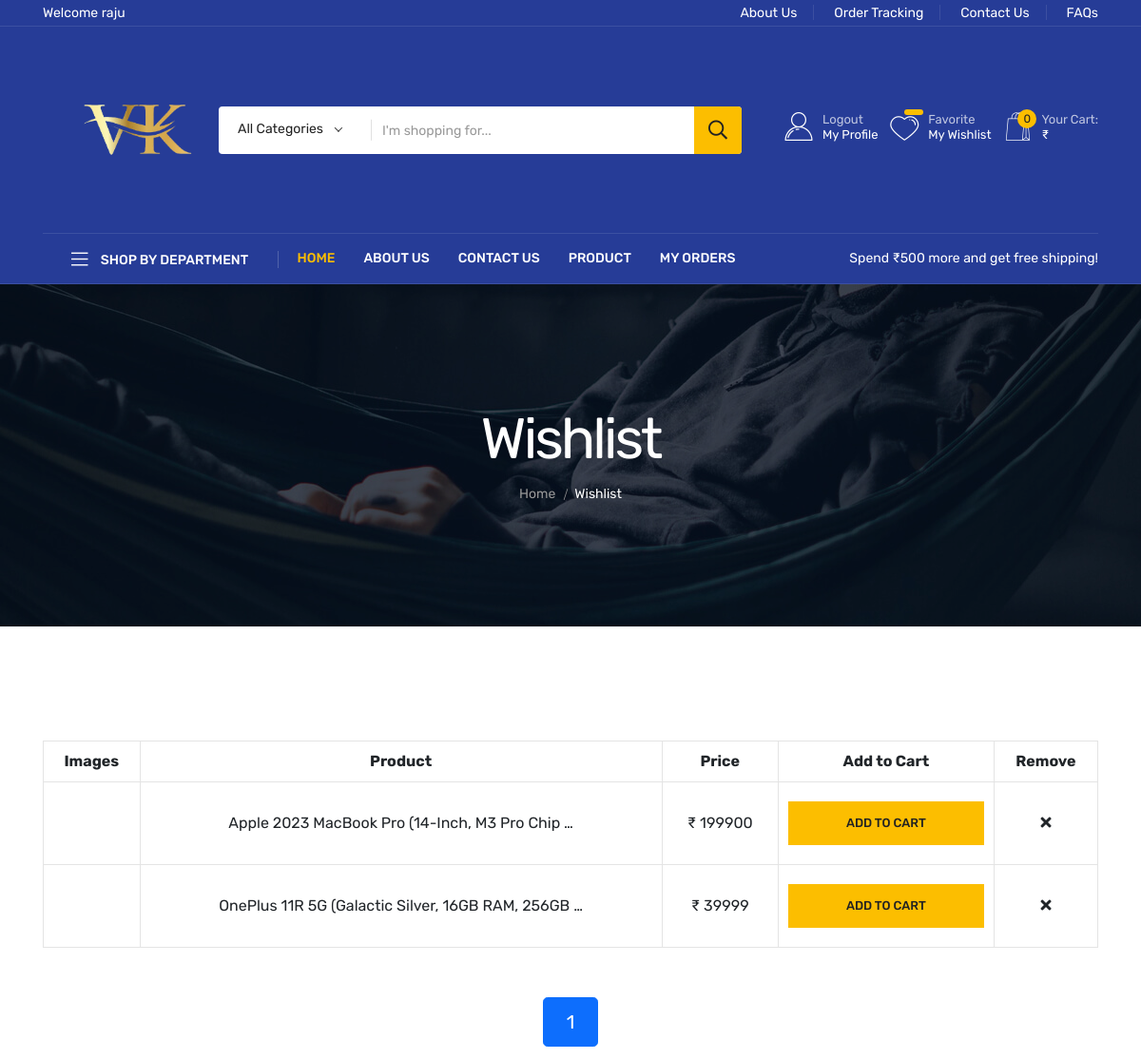
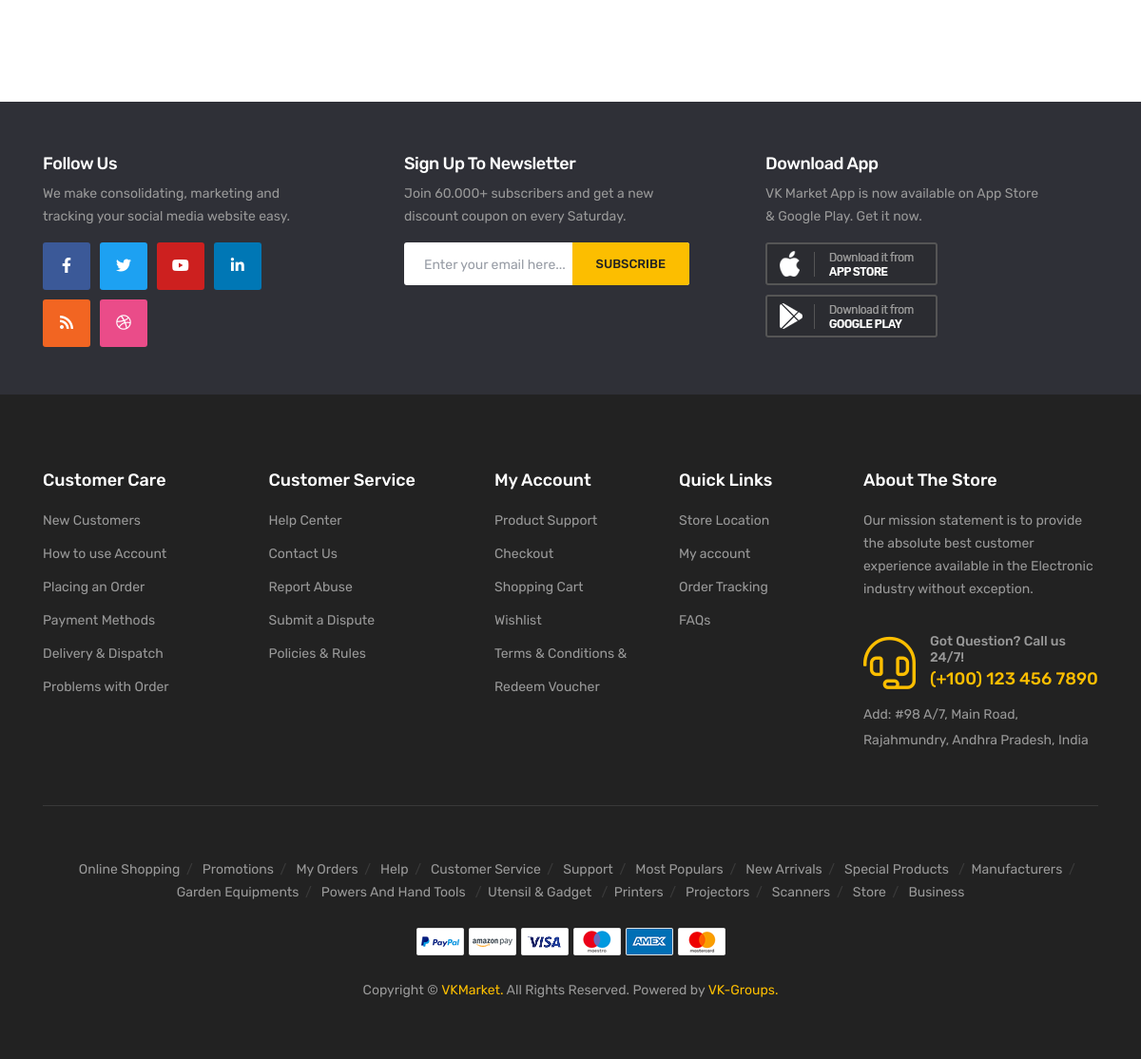
The page /wishlist/ (signed in) on the database its author committed (2 pictures, top to bottom).
### core/models.py (models this page shows, shortened)
class Wishlist(models.Model):
    user = models.ForeignKey(User, on_delete=models.CASCADE)
    product = models.ForeignKey(Product, on_delete=models.CASCADE)

class Product(models.Model):
    total_quantity = models.IntegerField()
    availability = models.IntegerField()
    featured_image = models.CharField(max_length=500)
    product_name = models.CharField(max_length=500)
    brand = models.ForeignKey(Brand, on_delete=models.CASCADE, null = True)
    price = models.IntegerField()
    Discount = models.IntegerField()
    tax = models.IntegerField(null = True)
    packing_cost = models.IntegerField(null = True)
    Product_information = RichTextField()
    model_name = models.CharField(max_length=200)
    Categories = models.ForeignKey(Category, on_delete=models.CASCADE)
    subcategory = models.ForeignKey(Sub_category, on_delete=models.CASCADE, null=True, blank=True)
    color = models.ForeignKey(Color, on_delete=models.CASCADE, null = True)
    Tags = models.CharField( max_length=200)
    Description = RichTextField()
    section = models.ForeignKey(Section, on_delete=models.DO_NOTHING, null=True,blank=True)
    slug = models.SlugField(default='', max_length=500, null=True, blank=True)
    def get_absolute_url(self):
        from django.urls import reverse
        return reverse("product_detail", kwargs={'slug': self.slug})
    class Meta:
        db_table = "app_Product"

### vk_mart/views.py (the view)
# urls.py: path("wishlist/", v.WishlistView.as_view(), name = "wishlist"),
@method_decorator(login_required, name='get')
class WishlistView(generic.View):
    def get(self, *args, **kwargs):
        wish_items = Wishlist.objects.filter(user = self.request.user)
        page_no = self.request.GET.get('page')
        page_nk = Paginator(wish_items, 10)
        try:
            wish_items = page_nk.page(page_no)
        except PageNotAnInteger:
            wish_items = page_nk.page(1)
        except EmptyPage:
            wish_items = page_nk.page(page_nk.num_pages)
        context = {"wish_items":wish_items}
        return render(self.request, "wishlist/wishlist.html", context)

### templates/wishlist/wishlist.html (shortened to what this page needs)
{% extends "base.html" %}
{% load static %}
{% block content %}
 <div class="page-banner-area page-banner-height-2" data-background="{% static 'assets/img/banner/page-banner-4.jpg'%}">
    <div class="container">
        <div class="row">
            <div class="col-xl-12">
                <div class="page-banner-content text-center">
                    <h4 class="breadcrumb-title">Wishlist</h4>
                    <div class="breadcrumb-two">
                        <nav>
                           <nav class="breadcrumb-trail breadcrumbs">
                              <ul class="breadcrumb-menu">
                                 <li class="breadcrumb-trail">
                                    <a href="{% url 'home' %}"><span>Home</span></a>
                                 </li>
                                 <li class="trail-item">
                                    <span>Wishlist</span>
                                 </li>
                              </ul>
                           </nav>
                        </nav>
                    </div>
                </div>
            </div>
        </div>
    </div>
</div>
{% if wish_items|length < 1 %}
<div  style= "margin-left:500px">
<img src="{% static 'assets/img/empty_wishlist.gif' %}" height = "600px">
<h4>There are no items in Wishlist.</h4>
<div class="btn_cmpted" style= "margin-left:250px">
    <a href="{% url 'product' %}" class="btn btn-primary btn-lg btn-block" title="Go To Shop">Continue Shoping</a>
</div>
</div>
<br>
{% else %}
<section class="cart-area pb-120 pt-120">
    <div class="container">
        <div class="row">
            <div class="col-12">
                <form action="#">
                    <div class="table-content table-responsive">
                        <table class="table">
                            <thead>
                                <tr>
                                    <th class="product-thumbnail">Images</th>
                                    <th class="cart-product-name">Product</th>
                                    <th class="product-subtotal">Price</th>
                                    <th class="product-quantity">Add to Cart</th>
                                    <th class="product-remove">Remove</th>
                                </tr>
                            </thead>
                            <tbody>
                                {% for i in wish_items %}
                                <tr>
                                    <td class="product-thumbnail"><a href="{{i.product.get_absolute_url}}"><img src="{{i.product.featured_image}}" alt=""></a></td>
                                    <td class="product-name"><a href="{{i.product.get_absolute_url}}">{{i.product.product_name| truncatewords:8}}</a></td>
                                    <td class="product-price"><span class="amount">&#8377; {{i.product.price}}</span></td>
                                    <td class="product-quantity">
                                        <a href="{% url 'cart_add' i.product.id %}" class="cart-btn product-modal-sidebar-open-btn d-flex align-items-center justify-content-center w-100">
                                            Add to Cart
                                        </a>
                                    </td>
                                    <td class="product-remove">
                                    <form action="{% url 'delete_wishlist' %}" method = "post">
                                        <button><a href="#"><i class="fa fa-times"></i></a></button>
                                    </form>
                                    </td>
                                </tr>
                                {% endfor %}
                            </tbody>
                        </table>
                    </div>
                </form>
            </div>
        </div>
    </div>
    {% include "pagination/pagination.html" with page=wish_items %}
</section>
 {% endif %}
<section class="cta-area d-ldark-bg pt-55 pb-10">
    <div class="container">
        <div class="row">
            <div class="col-lg-4 col-md-6">
                <div class="cta-item cta-item-d mb-30">
                    <h5 class="cta-title">Follow Us</h5>
                    <p>We make consolidating, marketing and tracking your social media website easy.</p>
                    <div class="cta-social">
                        <div class="social-icon">
                            <a href="#" class="facebook"><i class="fab fa-facebook-f"></i></a>
                            <a href="#" class="twitter"><i class="fab fa-twitter"></i></a>
                            <a href="#" class="youtube"><i class="fab fa-youtube"></i></a>
                            <a href="#" class="linkedin"><i class="fab fa-linkedin-in"></i></a>
                            <a href="#" class="rss"><i class="fas fa-rss"></i></a>
                            <a href="#" class="dribbble"><i class="fab fa-dribbble"></i></a>
                        </div>
                    </div>
                </div>
            </div>
            <div class="col-lg-4 col-md-6">
                <div class="cta-item mb-30">
                    <h5 class="cta-title">Sign Up To Newsletter</h5>
                    <p>Join 60.000+ subscribers and get a new discount coupon  on every Saturday.</p>
                    <div class="subscribe__form">
                        <form action="#">
                            <input type="email" placeholder="Enter your email here...">
                            <button>subscribe</button>
                        </form>
                    </div>
                </div>
            </div>
            <div class="col-lg-4 col-md-6">
                <div class="cta-item mb-30">
                    <h5 class="cta-title">Download App</h5>
                    <p>VK Market App is now available on App Store & Google Play. Get it now.</p>
                    <div class="cta-apps">
                        <div class="apps-store">
                            <a href="#"><img src="{% static 'assets/img/brand/app_ios.png'%}" alt=""></a>
                            <a href="#"><img src="{% static 'assets/img/brand/app_android.png'%}" alt=""></a>
                        </div>
                    </div>
                </div>
            </div>
        </div>
    </div>
</section>
{% endblock content %}

### templates/includes/header.html (shortened to what this page needs)
{% load static %}
<header class="header d-blue-bg">
    <div class="header-top">
        <div class="container">
            <div class="header-inner">
                <div class="row align-items-center">
                    <div class="col-xl-6 col-lg-7">
                        <div class="header-inner-start">
                            <div class="support d-none d-sm-block">
                                {% if user.is_authenticated %}
                                <p>
                                    Welcome
                                    {% if user.first_name %}
                                        {{ user.first_name }} {{ user.last_name }}
                                    {% else %}
                                        {{ user.username }}
                                    {% endif %}
                                </p>
                                {% else %}
                                <p>Please do Login First...</p>
                                {% endif %}
                            </div>
                        </div>
                    </div>
                    <div class="col-xl-6 col-lg-5 d-none d-lg-block">
                        <div class="header-inner-end text-md-end">
                            <div class="ovic-menu-wrapper">
                                <ul>
                                    <li><a href="{% url 'about' %}">About Us</a></li>
                                    <li><a href="{% url 'your_order' %}">Order Tracking</a></li>
                                    <li><a href="{% url 'contact' %}">Contact Us</a></li>
                                    <li><a href="{% url 'faqs' %}">FAQs</a></li>
                                </ul>
                            </div>
                        </div>
                    </div>
                </div>
            </div>
        </div>
    </div>
    <div class="header-mid">
        <div class="container">
            <div class="heade-mid-inner">
                <div class="row align-items-center">
                    <div class="col-xl-3 col-lg-3 col-md-4 col-sm-4">
                        <div class="header__info">
                            <div class="logo">
                                <a href="{% url 'home' %}" class="logo-image"><img src="{% static 'assets/img/logo/logo2.png' %}" alt="logo"></a>
                            </div>
                        </div>
                    </div>
                    <div class="col-xl-5 col-lg-4 d-none d-lg-block">
                        <div class="header__search" style = "margin-left : -100px;">
                            <form action="/search">
                                <div class="header__search-box" style = "width : 550px;" >
                                    <input class="search-input" type="text" placeholder="I'm shopping for..." name="query" id = "query">
                                    <button class="button" type="submit"><i class="far fa-search"></i></button>
                                </div>
                                <div class="header__search-cat" >
                                </div>
                            </form>
                        </div>
                    </div>
                    {% include 'includes/modal.html' %}
                </div>
            </div>
        </div>
    </div>
    <div class="header__bottom">
        <div class="container">
            <div class="row g-0 align-items-center">
                <div class="col-lg-3">
                    <div class="cat__menu-wrapper side-border d-none d-lg-block">
                        <div class="cat-toggle">
                            <button type="button" class="cat-toggle-btn cat-toggle-btn-1"><i class="fal fa-bars"></i> Shop by department</button>
                        </div>
                    </div>
                </div>
                <div class="col-lg-6 col-md-6 col-3">
                  <div class="header__bottom-left d-flex d-xl-block align-items-center">
                    <div class="main-menu d-none d-lg-block">
                        <nav>
                            <ul>
                                <li>
                                    <a href="{% url 'home' %}" class="active">Home</i></a>
                                </li>
                                <li><a href="{% url 'about' %}">About Us</a></li>
                                <li><a href="{% url 'contact' %}">Contact Us</a></li>
                                <li><a href="{% url 'product' %}">Product</a></li>
                                <li><a href="{% url 'your_order' %}">My Orders </i></a>
                                </li>
                            </ul>
                        </nav>
                    </div>
                  </div>
                </div>
                <div class="col-lg-3 col-md-6 col-9">
                    <div class="shopeing-text text-sm-end">
                        <p>Spend &#x20B9;500 more and get free shipping!</p>
                    </div>
                </div>
            </div>
        </div>
    </div>
</header>

### static/assets/css/default.css (style rules this page uses)
.mb-30 { margin-bottom:30px }
.pt-55 { padding-top:55px }
.pt-120 { padding-top:120px }
.pb-10 { padding-bottom:10px }
.pb-120 { padding-bottom:120px }

### templates/base.html (style rules this page uses)
body { font-family: Arial, sans-serif; background-color: #f2f2f2; margin: 0; padding: 0; }

### rows shown on the page
Wishlist: product.product_name "Apple 2023 MacBook Pro (14-Inch, M3 Pro Chip …", product.price "199900"
Wishlist: product.product_name "OnePlus 11R 5G (Galactic Silver, 16GB RAM, 256GB …", product.price "39999"

### other values the page prints
{{ user.username }} "raju"
{{ request.session.cart|length }} "0"
{{ page.number }} "1"
